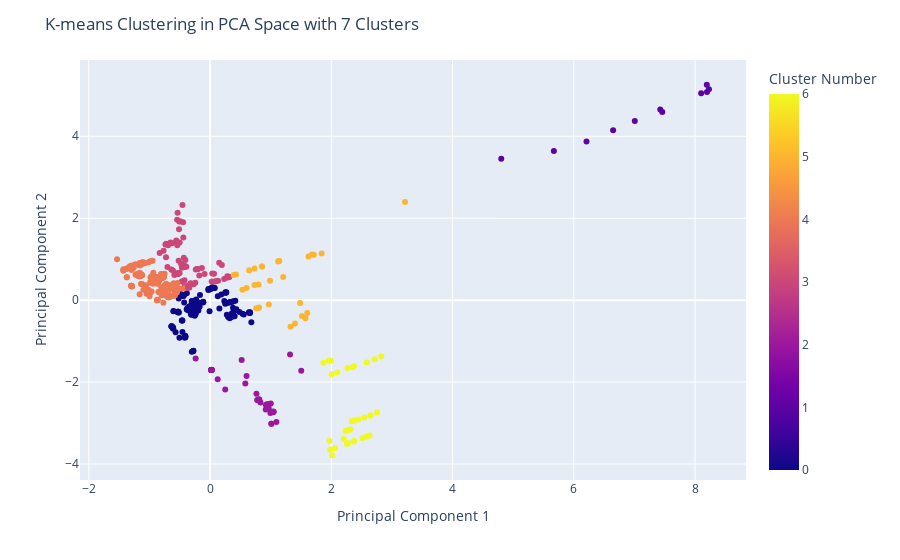

Notebook code for this chart:
### Markdown cell above
**K-Means with 7 Clusters and an Interactive Plot**

To see if dots are from the same country you can use your cursor to see each more info on each plot. 

*Unfortunately I have not been able how to transform the standardized and encoded Country labels back to text** TBD

### Code cell
#| code-fold: true
import plotly.express as px
from plotly.offline import init_notebook_mode, iplot
init_notebook_mode(connected=True)

hover_data = data_standardized[['Country']] #This can be a way for readers to see if data in clusters are coming from same country 

data_standardized['Country'] = data_standardized['Country'].apply(lambda x: f'{x:.3f}')

fig = px.scatter(data_standardized, x='PCA1', y='PCA2', color='cluster_number_pca', hover_data=hover_data,
                 labels={'cluster_number_pca': 'Cluster Number', 'PCA1': 'Principal Component 1', 'PCA2': 'Principal Component 2'})

fig.update_layout(title='K-means Clustering in PCA Space with 7 Clusters', xaxis_title='Principal Component 1', yaxis_title='Principal Component 2')
fig.show()

### Figure 1 — Plotly figure (JSON) as saved in the notebook; plotly's stock layout.template omitted (floating-point values rounded to 4 significant figures; data arrays with more than 128 entries replaced by an {"elided": "..."} marker saying what was removed)
{"data": [{"customdata": {"elided": "516x1 str values"}, "hovertemplate": "Principal Component 1=%{x}<br>Principal Component 2=%{y}<br>Country=%{customdata[0]}<br>Cluster Number=%{marker.color}<extra></extra>", "legendgroup": "", "marker": {"color": {"elided": "516 int values"}, "coloraxis": "coloraxis", "symbol": "circle"}, "mode": "markers", "name": "", "orientation": "v", "showlegend": false, "type": "scatter", "x": {"elided": "516 float values"}, "xaxis": "x", "y": {"elided": "516 float values"}, "yaxis": "y"}], "layout": {"coloraxis": {"colorbar": {"title": {"text": "Cluster Number"}}, "colorscale": [[0, "#0d0887"], [0.1111, "#46039f"], [0.2222, "#7201a8"], [0.3333, "#9c179e"], [0.4444, "#bd3786"], [0.5556, "#d8576b"], [0.6667, "#ed7953"], [0.7778, "#fb9f3a"], [0.8889, "#fdca26"], [1, "#f0f921"]]}, "legend": {"tracegroupgap": 0}, "margin": {"t": 60}, "title": {"text": "K-means Clustering in PCA Space with 7 Clusters"}, "xaxis": {"anchor": "y", "domain": [0, 1], "title": {"text": "Principal Component 1"}}, "yaxis": {"anchor": "x", "domain": [0, 1], "title": {"text": "Principal Component 2"}}}}
